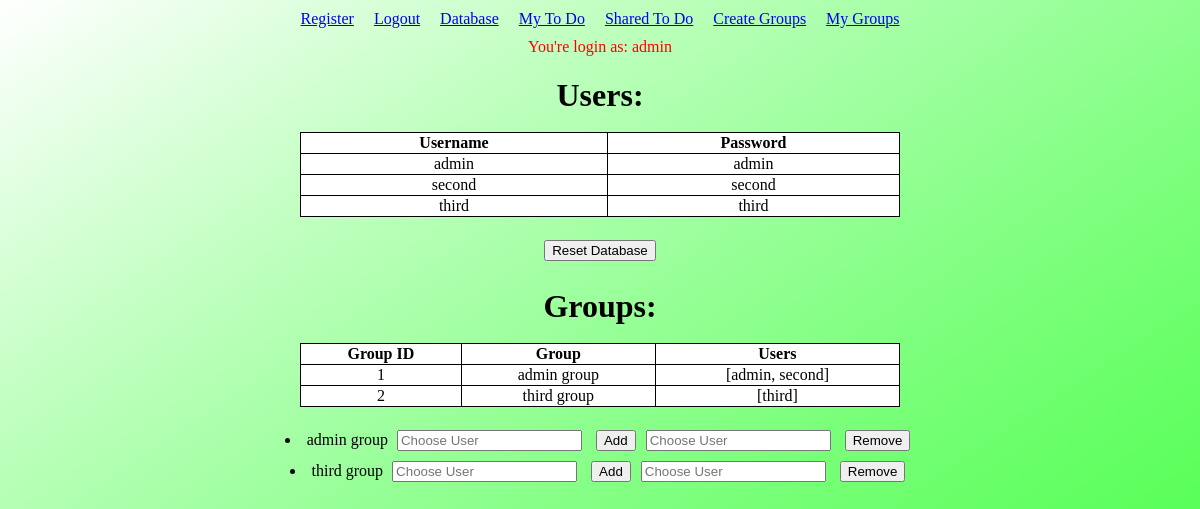
Page /database (signed in) on the committed database.
### main.py (models this page shows, shortened)
class User(db.Model, UserMixin):
    id = db.Column(db.Integer, primary_key = True)
    username = db.Column(db.String(10), unique=True, index=True)
    password = db.Column(db.String(20))
    todos = db.relationship('Todo', backref='owner', lazy=True)
    def __repr__(self):
        return self.username

class Group(db.Model):
    id = db.Column(db.Integer, primary_key = True)
    name = db.Column(db.String(10), unique=True, index=True)
    password = db.Column(db.String(20))
    users = db.relationship('User',
                            secondary=groups,
                            backref=db.backref('groups',
                                                lazy='dynamic',
                                                order_by=name))
    def __repr__(self):
        return self.name

### main.py (the view)
@app.route("/database")
@login_required
def database():
    if current_user.username == 'admin':
        users = User.query.all()
        groups = Group.query.all()
        return render_template('database.html', users=users, groups=groups)
    abort(401)

### main.py (called while the page is built)
@login_manager.user_loader
def load_user(user_id):
    return User.query.get(int(user_id))

### templates/database.html
{% extends "layout.html" %}
{% block content %}
    <h1>Users:</h1>
    <br>
    <table style="width: 50%; margin-left: auto; margin-right: auto;">
        <tr>
            <th>Username</th>
            <th>Password</th>
        </tr>
        {% for user in users %}
            <tr>
                <td style="text-align: center;"> {{ user.username }} </td>
                <td style="text-align: center;"> {{ user.password }} </td>
            </tr>
        {% endfor %}
    </table>
    <br>
    <form action="/resetdb" method="POST">
        <input type="submit" value="Reset Database">
    </form>
    <h1>Groups:</h1>
    <br>
    <table style="width: 50%; margin-left: auto; margin-right: auto;">
        <tr>
            <th>Group ID</th>
            <th>Group</th>
            <th>Users</th>
        </tr>
        {% for group in groups %}
            <tr>
                <td style="text-align: center;"> {{ group.id }} </td>
                <td style="text-align: center;"> {{ group }} </td>
                <td style="text-align: center;"> {{ group.users }} </td>
            </tr>
        {% endfor %}
    </table>
    <br>
    {% for group in groups %}
        <div class="Container">
            <form action="/addToGroup/{{ group.id }}" method="POST">
            <li>{{ group }} <input type="text" placeholder="Choose User" name="chosenUser"> <input type="submit" value="Add"> </li>
            </form>
            <form action="/removeFromGroup/{{ group.id }}" method="POST">
            <input type="text" placeholder="Choose User" name="chosenUser">
            <input type="submit" value="Remove">
            </form>
        </div>
    {% endfor %}
{% endblock %}

### templates/layout.html (shortened to what this page needs)
<!DOCTYPE html>
<html lang="en">
<head>
    <link rel="stylesheet" href="{{ url_for('static', filename='styles.css') }}">
</head>
<body>
    <section class="links">
        <a href="{{ url_for('register') }}">Register</a>
        <br>
        {% if current_user.is_authenticated %}
            <a href="{{ url_for('logout') }}">Logout</a>
        {% else %}
            <a href="{{ url_for('login') }}">Login</a>
        {% endif %}
        <br>
        <a href="{{ url_for('database') }}">Database</a>
        <br>
        <a href="{{ url_for('mytodo') }}">My To Do</a>
        <br>
        <a href="{{ url_for('sharedtodo') }}">Shared To Do</a>
        <br>
        <a href="{{ url_for('create_group') }}">Create Groups</a>
        <br>
        <a href="{{ url_for('my_groups') }}">My Groups</a>
        <br>
    </section>
    <div class="login-info">
        {% if current_user.is_authenticated %}
            <span>You're login as: {{  current_user.username }}</span>
        {% else %}
            <span>You're not login.</span>
        {% endif %}
    </div>
    {% block content %}{% endblock %}
</body>
</html>

### static/styles.css (style rules this page uses)
html, body { margin: 0; padding: 0; background-image: linear-gradient(to right bottom, rgba(0,255,0,0), rgba(0,255,0,0.5)); background-size: cover; background-repeat: no-repeat; width: 100%; min-height: 100vh; }
.links { display: flex; align-items: center; justify-content: center; }
.links a { margin: 10px; }
.login-info { text-align: center; color: red; }
h1 { text-align: center; margin-bottom: 0; }
form { text-align: center; }
input { margin: 5px; }
table, th, td { border: 1px solid black; border-collapse: collapse; color: black; background-color: white; }
.Container { display: flex; flex-wrap: wrap; justify-content: center; }

### rows in the picture
User: username "admin", password "admin"
User: username "second", password "second"
User: username "third", password "third"
Group: id "1", name "admin group", users "[admin, second]"
Group: id "2", name "third group", users "[third]"
